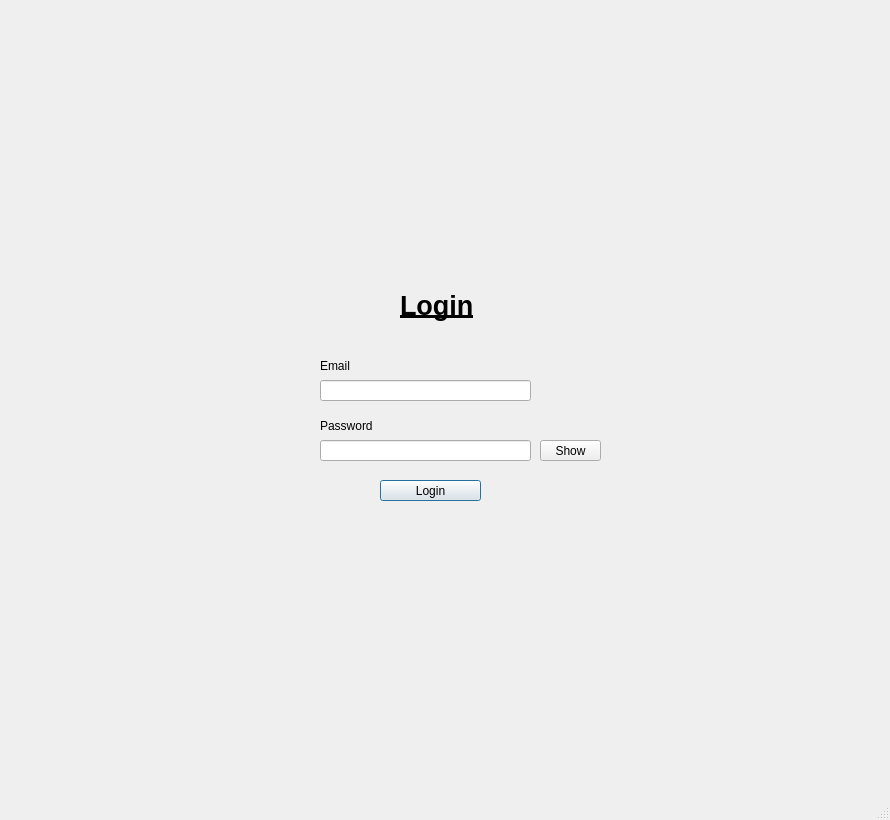
<?xml version="1.0" encoding="UTF-8"?>
<ui version="4.0">
 <class>login_screen</class>
 <widget class="QMainWindow" name="login_screen">
  <property name="geometry">
   <rect>
    <x>0</x>
    <y>0</y>
    <width>890</width>
    <height>820</height>
   </rect>
  </property>
  <property name="windowTitle">
   <string>Login Page</string>
  </property>
  <property name="autoFillBackground">
   <bool>true</bool>
  </property>
  <widget class="QWidget" name="centralwidget">
   <widget class="QLabel" name="email_label">
    <property name="geometry">
     <rect>
      <x>320</x>
      <y>350</y>
      <width>121</width>
      <height>31</height>
     </rect>
    </property>
    <property name="text">
     <string>Email</string>
    </property>
   </widget>
   <widget class="QLineEdit" name="email_textbox">
    <property name="geometry">
     <rect>
      <x>320</x>
      <y>380</y>
      <width>211</width>
      <height>21</height>
     </rect>
    </property>
   </widget>
   <widget class="QLabel" name="password_label">
    <property name="geometry">
     <rect>
      <x>320</x>
      <y>410</y>
      <width>121</width>
      <height>31</height>
     </rect>
    </property>
    <property name="text">
     <string>Password</string>
    </property>
   </widget>
   <widget class="QLineEdit" name="password_textbox">
    <property name="geometry">
     <rect>
      <x>320</x>
      <y>440</y>
      <width>211</width>
      <height>21</height>
     </rect>
    </property>
   </widget>
   <widget class="QPushButton" name="login_button">
    <property name="geometry">
     <rect>
      <x>380</x>
      <y>480</y>
      <width>101</width>
      <height>21</height>
     </rect>
    </property>
    <property name="text">
     <string>Login</string>
    </property>
    <property name="default">
     <bool>true</bool>
    </property>
   </widget>
   <widget class="QPushButton" name="show_hide_button">
    <property name="geometry">
     <rect>
      <x>540</x>
      <y>440</y>
      <width>61</width>
      <height>21</height>
     </rect>
    </property>
    <property name="text">
     <string>Show</string>
    </property>
   </widget>
   <widget class="QLabel" name="login_screen_label">
    <property name="enabled">
     <bool>true</bool>
    </property>
    <property name="geometry">
     <rect>
      <x>400</x>
      <y>280</y>
      <width>81</width>
      <height>51</height>
     </rect>
    </property>
    <property name="font">
     <font>
      <pointsize>20</pointsize>
      <bold>true</bold>
      <underline>true</underline>
     </font>
    </property>
    <property name="text">
     <string>Login</string>
    </property>
   </widget>
  </widget>
  <widget class="QStatusBar" name="statusbar"/>
 </widget>
 <resources/>
 <connections/>
</ui>
